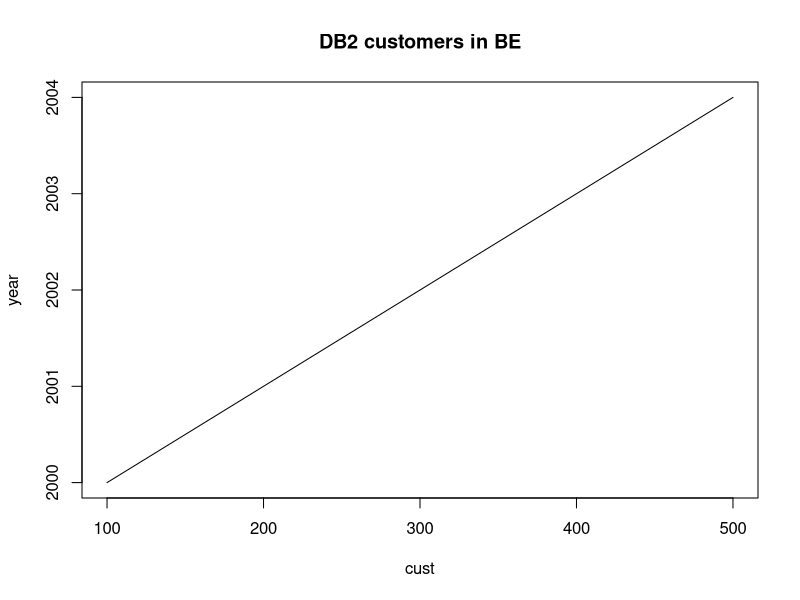

Write R code to recreate this figure.
## ---- chunk 1
year<-c("2000","2001","2002","2003","2004")
cust<-c(100,200,300,400,500)
db2<-cbind(year,cust)
plot(year~cust,type="l",main="DB2 customers in BE")
